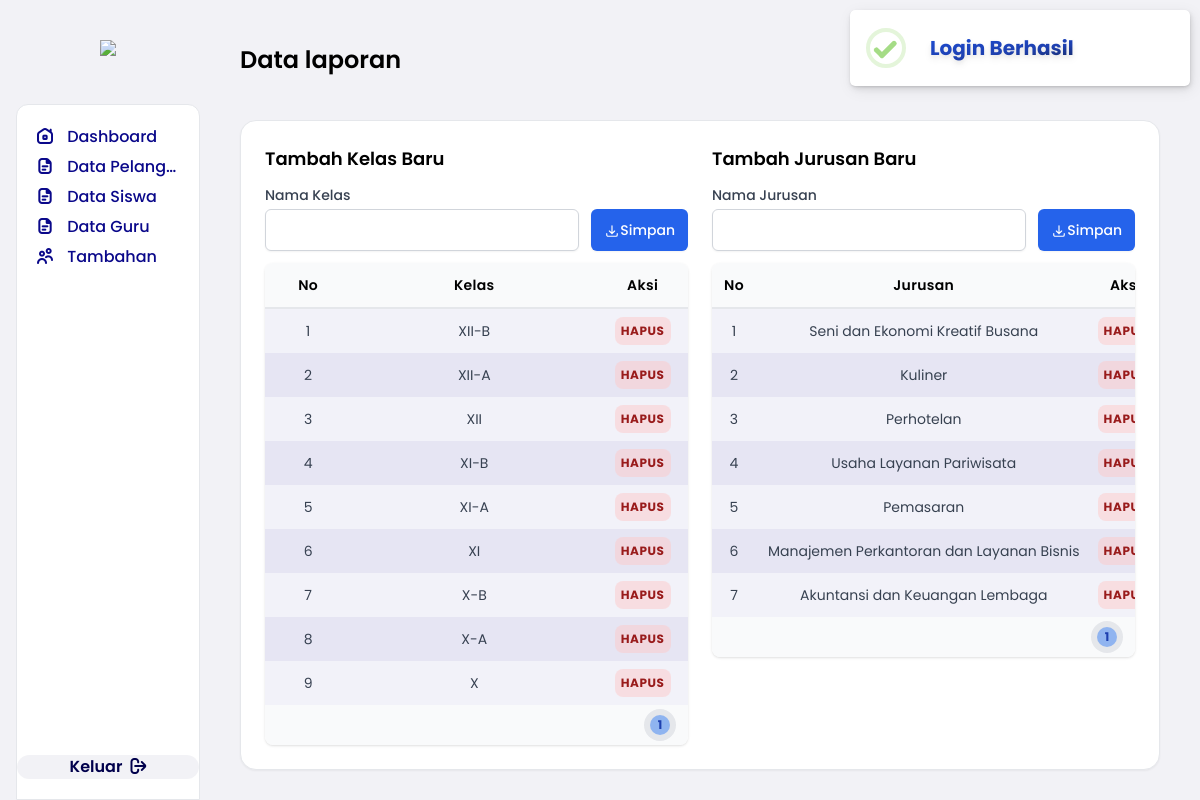
/dist/tambahanadmin.php (signed in), run on the app's committed database.
### tables this page shows
CREATE TABLE `tbkelas` (
  `idkelas` int(11) NOT NULL,
  `namakelas` varchar(50) NOT NULL
);

CREATE TABLE `tbjurusan` (
  `idjurusan` int(11) NOT NULL,
  `namajurusan` varchar(50) NOT NULL
);

### dist/tambahanadmin.php (the view, shortened to what this page needs)
<?php
include './res/koneksi.php';
if (isset($_SESSION['pesan'])) {
    $pesan = $_SESSION['pesan'];
}
?>
<!DOCTYPE html>
<html lang="en">
<head>
    <?php include './res/header.php'; ?>
</head>
<body onload="<?= @$pesan ?>">
    <div class="grid grid-cols-12">
        <?php include './res/sidepanel.php'; ?>
        <section id="content" class="col-span-10 bg-[#01004C]/5 text-center h-screen overflow-hidden">
            <div class="m-10 flex justify-between items-center">
                <div class="text-2xl font-semibold">Data laporan</div>
                <div class="dropdown relative">
                </div>
            </div>
            <div class="mx-10 p-6 bg-white shadow-sm rounded-2xl border overflow-hidden">
                <form method="POST" action="./res/aksi_crud.php" class="grid grid-cols-2 gap-6 items-start justify-bertween">
                    <div class="grid grid-cols-8 grid-flow-row gap-3 text-left align-bottom">
                        <div class="col-span-8 text-lg font-semibold text-left">Tambah Kelas Baru</div>
                        <div class="col-span-6">
                            <label for="namakelas" class="block text-sm font-medium text-gray-700 ">Nama Kelas</label>
                            <input type="text" name="tnamakelas" id="namakelas" class="text-slate-900 mt-1 block w-full rounded-md border-gray-300 shadow-sm focus:border-blue-500 focus:ring-blue-500">
                        </div>
                        <div class="col-span-2 grid items-end">
                            <button type="submit" class="flex justify-center items-center h-[42px] rounded-md border border-transparent text-sm font-medium text-white dark:text-slate-100 shadow-sm bg-blue-600 dark:bg-blue-700/70 hover:bg-blue-700 dark:hover:bg-blue-700 active:bg-blue-800 dark:active:bg-blue-700/70 transition-all" name="bsimpankelas" data-mdb-ripple="true" data-mdb-ripple-color="light">
                                <svg xmlns="http://www.w3.org/2000/svg" fill="none" viewBox="0 0 24 24" stroke-width="2" stroke="currentColor" class="w-4 h-4 pt-0.5">
                                    <path stroke-linecap="round" stroke-linejoin="round" d="M3 16.5v2.25A2.25 2.25 0 005.25 21h13.5A2.25 2.25 0 0021 18.75V16.5M16.5 12L12 16.5m0 0L7.5 12m4.5 4.5V3" />
                                </svg>
                                Simpan
                            </button>
                        </div>
                        <div class="col-span-8 overflow-auto rounded-lg shadow">
                            <table class="w-full">
                                <thead class="bg-gray-50 border-b-2 border-gray-200">
                                    <tr>
                                        <th class="w-24 p-3 text-sm font-semibold tracking-wide text-center">No</th>
                                        <th class="w-72 p-3 text-sm font-semibold tracking-wide text-center">Kelas</th>
                                        <th class="w-24 p-3 text-sm font-semibold tracking-wide text-center">Aksi</th>
                                    </tr>
                                </thead>
                                <tbody>
                                    <?php
                                    $halaman = 10;
                                    $page = isset($_GET["hlm"]) ? (int)$_GET["hlm"] : 1;
                                    $mulai = ($page > 1) ? ($page * $halaman) - $halaman : 0;
                                    $result = mysqli_query($koneksi, "SELECT * FROM tbkelas");
                                    $total = mysqli_num_rows($result);
                                    $pages = ceil($total / $halaman);
                                    $q = "SELECT * FROM tbkelas ORDER BY idkelas DESC LIMIT $mulai, $halaman";
                                    $query = mysqli_query($koneksi, $q) or die(mysqli_error($koneksi));
                                    $no = $mulai + 1;
                                    while ($data = mysqli_fetch_array($query)) :
                                    ?>
                                        <tr class="odd:bg-[#0a088a]/5 even:bg-[#0a088a]/10 hover:bg-gray-50">
                                            <td class="p-3 text-sm text-gray-700 text-center whitespace-nowrap"><?= $no++ ?></td>
                                            <td class="p-3 text-sm text-gray-700 text-center whitespace-nowrap"><?= $data['namakelas'] ?></td>
                                            <td class="p-1.5 text-sm text-gray-700 text-center whitespace-nowrap">
                                                <button type="button" class="p-1.5 text-xs font-bold uppercase tracking-wider rounded-lg text-red-800 bg-red-200/50 hover:bg-red-300/60 active:bg-red-400 transition-all" data-bs-toggle="modal" data-bs-target="#modalHapusKelas<?= $data['idkelas'] ?>" data-mdb-ripple="true" data-mdb-ripple-color="light">Hapus</button>
                                            </td>
                                        </tr>
                                    <?php endwhile; ?>
                                </tbody>
                            </table>
                            <div class="flex justify-end items-center p-1 text-xs uppercase bg-gray-50 rounded-b-lg">
                                <div class="rounded-full bg-gray-200 py-0.5 px-1 mr-2 flex items-center justify-center font-bold">
                                    <?php for ($i = 1; $i <= $pages; $i++) { ?>
                                        <a href="?hlm=<?php echo $i; ?>" class="rounded-full w-5 h-5 my-1 mx-0.5 flex items-center justify-center text-blue-800 bg-blue-500/50 hover:bg-blue-600/60 active:bg-blue-700 transition-all"><?php echo $i; ?></a>
                                    <?php } ?>
                                </div>
                            </div>
                        </div>
                    </div>
                    <div class="grid grid-cols-8 grid-flow-row gap-3 text-left align-bottom">
                        <div class="col-span-8 text-lg font-semibold text-left">Tambah Jurusan Baru</div>
                        <div class="col-span-6">
                            <label for="namajurusan" class="block text-sm font-medium text-gray-700 ">Nama Jurusan</label>
                            <input type="text" name="tnamajurusan" id="namajurusan" autocomplete="full-name" class="text-slate-900 mt-1 block w-full rounded-md border-gray-300 shadow-sm focus:border-blue-500 focus:ring-blue-500">
                        </div>
                        <div class="col-span-2 grid items-end">
                            <button type="submit" class="flex justify-center items-center h-[42px] rounded-md border border-transparent text-sm font-medium text-white dark:text-slate-100 shadow-sm bg-blue-600 dark:bg-blue-700/70 hover:bg-blue-700 dark:hover:bg-blue-700 active:bg-blue-800 dark:active:bg-blue-700/70 transition-all" name="bsimpanjurusan" data-mdb-ripple="true" data-mdb-ripple-color="light">
                                <svg xmlns="http://www.w3.org/2000/svg" fill="none" viewBox="0 0 24 24" stroke-width="2" stroke="currentColor" class="w-4 h-4 pt-0.5">
                                    <path stroke-linecap="round" stroke-linejoin="round" d="M3 16.5v2.25A2.25 2.25 0 005.25 21h13.5A2.25 2.25 0 0021 18.75V16.5M16.5 12L12 16.5m0 0L7.5 12m4.5 4.5V3" />
                                </svg>
                                Simpan
                            </button>
                        </div>
                        <div class="col-span-8 overflow-auto rounded-lg shadow">
                            <table class="w-full">
                                <thead class="bg-gray-50 border-b-2 border-gray-200">
                                    <tr>
                                        <th class="w-24 p-3 text-sm font-semibold tracking-wide text-center">No</th>
                                        <th class="w-72 p-3 text-sm font-semibold tracking-wide text-center">Jurusan</th>
                                        <th class="w-24 p-3 text-sm font-semibold tracking-wide text-center">Aksi</th>
                                    </tr>
                                </thead>
                                <tbody>
                                    <?php
                                    $halaman = 10;
                                    $page = isset($_GET["hlm"]) ? (int)$_GET["hlm"] : 1;
                                    $mulai = ($page > 1) ? ($page * $halaman) - $halaman : 0;
                                    $result = mysqli_query($koneksi, "SELECT * FROM tbjurusan");
                                    $total = mysqli_num_rows($result);
                                    $pages = ceil($total / $halaman);
                                    $q = "SELECT * FROM tbjurusan ORDER BY idjurusan DESC LIMIT $mulai, $halaman";
                                    $query = mysqli_query($koneksi, $q) or die(mysqli_error($koneksi));
                                    $no = $mulai + 1;
                                    while ($data = mysqli_fetch_array($query)) :
                                    ?>
                                        <tr class="odd:bg-[#0a088a]/5 even:bg-[#0a088a]/10 hover:bg-gray-50">
                                            <td class="p-3 text-sm text-gray-700 text-center whitespace-nowrap"><?= $no++ ?></td>
                                            <td class="p-3 text-sm text-gray-700 text-center whitespace-nowrap"><?= $data['namajurusan'] ?></td>
                                            <td class="p-1.5 text-sm text-gray-700 text-center whitespace-nowrap">
                                                <button type="button" class="p-1.5 text-xs font-bold uppercase tracking-wider rounded-lg text-red-800 bg-red-200/50 hover:bg-red-300/60 active:bg-red-400 transition-all" data-bs-toggle="modal" data-bs-target="#modalHapusJurusan<?= $data['idjurusan'] ?>" data-mdb-ripple="true" data-mdb-ripple-color="light">Hapus</button>
                                            </td>
                                        </tr>
                                    <?php endwhile; ?>
                                </tbody>
                            </table>
                            <div class="flex justify-end items-center p-1 text-xs uppercase bg-gray-50 rounded-b-lg">
                                <div class="rounded-full bg-gray-200 py-0.5 px-1 mr-2 flex items-center justify-center font-bold">
                                    <?php for ($i = 1; $i <= $pages; $i++) { ?>
                                        <a href="?hlm=<?php echo $i; ?>" class="rounded-full w-5 h-5 my-1 mx-0.5 flex items-center justify-center text-blue-800 bg-blue-500/50 hover:bg-blue-600/60 active:bg-blue-700 transition-all"><?php echo $i; ?></a>
                                    <?php } ?>
                                </div>
                            </div>
                        </div>
                    </div>
                </form>
            </div>
        </section>
    </div>
</body>
</html>

### dist/res/header.php (shortened to what this page needs)
<link rel="stylesheet" href="./css/uicons-bold-rounded.css">
<link rel="stylesheet" href="./css/tailwind.css">
<link rel="stylesheet" href="./css/fonts.css">

### dist/res/sidepanel.php (shortened to what this page needs)
<section id="left-sidebar" class="pl-4 col-span-2 text-center h-screen bg-[#01004C]/5 flex flex-col justify-between sticky bottom-0 left-0 select-none">
    <img src="./img/logo.png" class="xl:w-28 2xl:w-40 mt-10 mb-12 mx-auto">
    <div class="flex flex-col h-full items-end content-between justify-between bg-white border rounded-t-xl py-5">
        <div class="flex flex-col w-full px-5 mx-auto font-medium text-[#0a088a]">
            <a href="./admin.php" class="relative text-left hover:text-[#3230bb] transition-all duration-150 rounded-lg mb-1.5 hover:bg-[#1512d4]/20 active:bg-[#1512d4]/50 xl:py-2 xl:px-4 2xl:py-2.5 hover:pl-5 <?= $_SESSION['tipe'] == "Bimbingan Konseling" ? 'block' : 'hidden' ?>">
                <div class="absolute h-6 w-1 left-0 rounded-l-[1px] rounded-r-2xl bg-inherit bg-white"></div>
                <span class="fi fi-br-house-chimney-window relative top-0.5 mr-2.5"></span>
                Dashboard
            </a>
            <a class="relative text-left hover:text-[#3230bb] transition-all duration-150 rounded-lg mb-1.5 hover:bg-[#1512d4]/20 active:bg-[#1512d4]/50 xl:py-2 xl:px-4 2xl:py-2.5 hover:pl-5 text-truncate" data-bs-toggle="collapse" href="#collapsePelanggaran" role="button" aria-expanded="false" aria-controls="collapsePelanggaran">
                <div class="absolute h-6 w-1 left-0 rounded-l-[1px] rounded-r-2xl bg-inherit bg-white"></div>
                <span class="fi fi-br-document relative top-0.5 mr-2.5"></span>
                Data Pelanggaran
            </a>
            <a class="relative text-left hover:text-[#3230bb] transition-all duration-150 rounded-lg mb-1.5 hover:bg-[#1512d4]/20 active:bg-[#1512d4]/50 xl:py-2 xl:px-4 2xl:py-2.5 hover:pl-5 text-truncate" data-bs-toggle="collapse" href="#collapseSiswa" role="button" aria-expanded="false" aria-controls="collapseSiswa">
                <div class="absolute h-6 w-1 left-0 rounded-l-[1px] rounded-r-2xl bg-inherit bg-white"></div>
                <span class="fi fi-br-document relative top-0.5 mr-2.5"></span>
                Data Siswa
            </a>
            <a class="relative text-left hover:text-[#3230bb] transition-all duration-150 rounded-lg hover:bg-[#1512d4]/20 active:bg-[#1512d4]/50 xl:py-2 xl:px-4 2xl:py-2.5 hover:pl-5 text-truncate" data-bs-toggle="collapse" href="#collapseGuru" role="button" aria-expanded="false" aria-controls="collapseGuru">
                <div class="absolute h-6 w-1 left-0 rounded-l-[1px] rounded-r-2xl bg-inherit bg-white"></div>
                <span class="fi fi-br-document relative top-0.5 mr-2.5"></span>
                Data Guru
            </a>
            <a href="./tambahanadmin.php" class="relative text-left text-[#0a088a] hover:text-[#3230bb] transition-all duration-150 rounded-lg mt-1.5 hover:bg-[#1512d4]/20 active:bg-[#1512d4]/50 xl:py-2 xl:px-4 2xl:py-2.5 hover:pl-5">
                <div class="absolute h-6 w-1 left-0 rounded-l-[1px] rounded-r-2xl bg-inherit"></div>
                <span class="fi fi-br-users relative top-0.5 mr-2.5"></span>
                Tambahan
            </a>
        </div>
        <div class="mx-auto flex flex-col justify-center w-full">
            <a href="./res/logout.php" class="bg-[#01004C]/5 text-center text-[#01004C] rounded-full transition-all duration-150 hover:bg-[#0a088a]/10 active:bg-[#1512d4]/30 xl:mx-14 2xl:mx-20 xl:py-2 2xl:py-2.5 font-semibold">Keluar<span class="fi fi-br-sign-out-alt relative top-0.5 ml-2"></span></a>
        </div>
    </div>
</section>

### data on the page
tbkelas: namakelas "XII-B"
tbkelas: namakelas "XII-A"
tbkelas: namakelas "XII"
tbkelas: namakelas "XI-B"
tbkelas: namakelas "XI-A"
tbkelas: namakelas "XI"
tbkelas: namakelas "X-B"
tbkelas: namakelas "X-A"
tbkelas: namakelas "X"
tbjurusan: namajurusan "Seni dan Ekonomi Kreatif Busana"
tbjurusan: namajurusan "Kuliner"
tbjurusan: namajurusan "Perhotelan"
tbjurusan: namajurusan "Usaha Layanan Pariwisata"
tbjurusan: namajurusan "Pemasaran"
tbjurusan: namajurusan "Manajemen Perkantoran dan Layanan Bisnis"
tbjurusan: namajurusan "Akuntansi dan Keuangan Lembaga"
